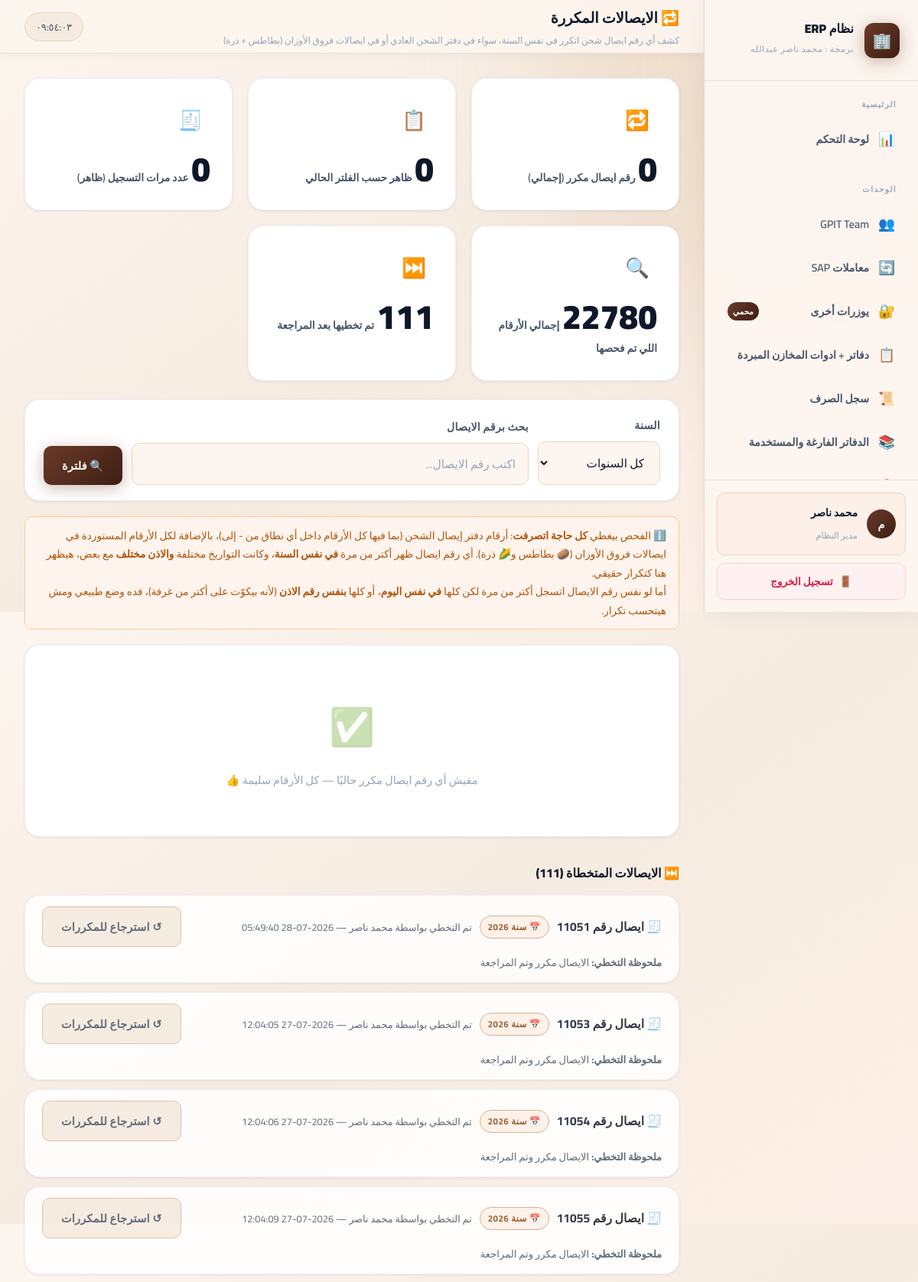
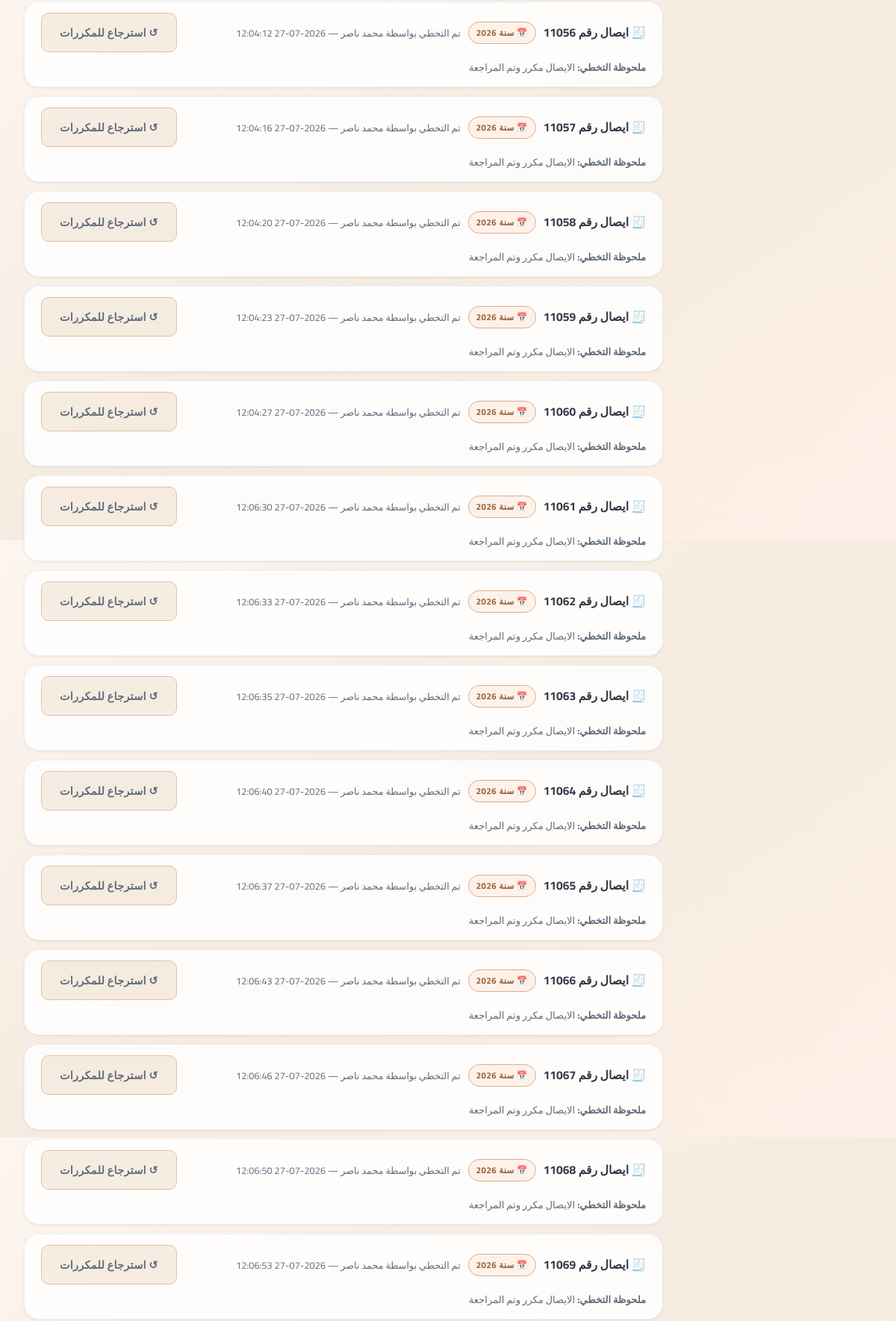
The app's page /duplicate-receipts (signed in, upper part) with its own data (2 pictures, top to bottom).
### tables this page shows
CREATE TABLE weight_diff_receipts (
        id INTEGER PRIMARY KEY AUTOINCREMENT,
        seq_no TEXT,
        receipt_date TEXT,
        car_number TEXT,
        permit_number TEXT,
        category TEXT,
        entity TEXT,
        dispense_room TEXT,
        receipt_number TEXT NOT NULL,
        imported_at TEXT DEFAULT (datetime('now'))
    , source_sheet TEXT, product_type TEXT NOT NULL DEFAULT 'potato');

CREATE TABLE duplicate_receipts_dismissed (
        id INTEGER PRIMARY KEY AUTOINCREMENT,
        year TEXT NOT NULL,
        receipt_number TEXT NOT NULL,
        reason TEXT,
        dismissed_by TEXT,
        dismissed_at TEXT DEFAULT (datetime('now')),
        UNIQUE(year, receipt_number)
    );

### app.py (the view)
@app.route('/duplicate-receipts')
@login_required
def duplicate_receipts():
    conn = get_db()
    events = []  # كل الأحداث اللي هنقارن بينها: دفتر شحن + بطاطس + ذرة
    disp_rows = conn.execute("""
        SELECT d.serial_from, d.serial_to, d.serial_number, d.location,
               d.dispensed_at, b.book_name
        FROM book_dispense d
        LEFT JOIN cold_books b ON b.id = d.book_id
    """).fetchall()
    for r in disp_rows:
        yr = extract_year(r['dispensed_at'])
        room = r['location'] or '—'
        book_label = r['book_name'] or 'دفتر غير معروف'
        disp_date = (r['dispensed_at'] or '')[:10]
        if r['serial_number']:
            events.append({
                'receipt_number': str(r['serial_number']).strip(),
                'year': yr, 'room': room, 'source_label': book_label,
                'source_type': 'book', 'date': disp_date, 'permit_number': '',
            })
        elif r['serial_from'] is not None and r['serial_to'] is not None and r['serial_to'] >= r['serial_from']:
            for n in range(int(r['serial_from']), int(r['serial_to']) + 1):
                events.append({
                    'receipt_number': str(n),
                    'year': yr, 'room': room, 'source_label': book_label,
                    'source_type': 'book', 'date': disp_date, 'permit_number': '',
                })
    wd_rows = conn.execute("""
        SELECT receipt_number, receipt_date, dispense_room, source_sheet, product_type, permit_number
        FROM weight_diff_receipts
    """).fetchall()
    for r in wd_rows:
        rn = str(r['receipt_number'] or '').strip()
        if not rn:
            continue
        events.append({
            'receipt_number': rn,
            'year': extract_year(r['receipt_date']),
            'room': r['dispense_room'] or '—',
            'source_label': r['source_sheet'] or '—',
            'source_type': r['product_type'] or 'potato',
            'date': r['receipt_date'] or '—',
            'permit_number': str(r['permit_number']).strip() if r['permit_number'] is not None else '',
        })
    conn.close()
    groups = {}
    for e in events:
        key = (e['year'] or 'غير معروفة', e['receipt_number'])
        groups.setdefault(key, []).append(e)
    all_duplicate_groups = []
    for (yr, rn), items in groups.items():
        book_items = [it for it in items if it['source_type'] == 'book']
        wd_items = [it for it in items if it['source_type'] != 'book']
        book_dates = {it['date'] for it in book_items}
        book_is_dup = len(book_items) > 1 and len(book_dates) > 1
        wd_dates = {it['date'] for it in wd_items}
        wd_permits = {it.get('permit_number', '') for it in wd_items}
        wd_is_dup = (
            len(wd_items) > 1
            and len(wd_dates) > 1
            and len(wd_permits) > 1
        )
        is_dup = book_is_dup or wd_is_dup
        if is_dup:
            reasons = []
            if book_is_dup:
                reasons.append(f"دفتر إيصال الشحن: اتسجل في {len(book_dates)} تواريخ مختلفة ({', '.join(sorted(book_dates))})")
            if wd_is_dup:
                permits_txt = '، '.join(sorted(p for p in wd_permits if p)) or 'غير مسجل'
                reasons.append(f"فروق الأوزان: اتسجل بتواريخ مختلفة ({', '.join(sorted(wd_dates))}) وأرقام اذن مختلفة ({permits_txt})")
            reason_text = ' | '.join(reasons)
            all_duplicate_groups.append({
                'year': yr, 'receipt_number': rn,
                'entries': items, 'count': len(items),
                'reason': reason_text,
            })
    conn2 = get_db()
    dismissed_rows = conn2.execute("""
        SELECT year, receipt_number, reason, dismissed_by, dismissed_at
        FROM duplicate_receipts_dismissed
    """).fetchall()
    conn2.close()
    dismissed_map = {(d['year'], d['receipt_number']): d for d in dismissed_rows}
    active_all_groups = []
    dismissed_groups = []
    for g in all_duplicate_groups:
        key = (g['year'], g['receipt_number'])
        if key in dismissed_map:
            d = dismissed_map[key]
            g2 = dict(g)
            g2['dismiss_reason'] = d['reason'] or ''
            g2['dismissed_by'] = d['dismissed_by'] or '—'
            g2['dismissed_at'] = d['dismissed_at'] or ''
            dismissed_groups.append(g2)
        else:
            active_all_groups.append(g)
    years_available = sorted({g['year'] for g in active_all_groups}, reverse=True)
    f_year   = request.args.get('year', '').strip()
    f_search = request.args.get('search', '').strip()
    duplicate_groups = active_all_groups
    if f_year:
        duplicate_groups = [g for g in duplicate_groups if g['year'] == f_year]
    if f_search:
        duplicate_groups = [g for g in duplicate_groups if f_search in g['receipt_number']]
    duplicate_groups.sort(key=lambda g: (g['year'], g['receipt_number']))
    dismissed_groups.sort(key=lambda g: (g['year'], g['receipt_number']))
    total_duplicate_events = sum(g['count'] for g in duplicate_groups)
    return render_template('duplicate_receipts.html',
        duplicate_groups=duplicate_groups,
        dismissed_groups=dismissed_groups,
        years_available=years_available,
        f_year=f_year, f_search=f_search,
        total_groups=len(active_all_groups),
        shown_groups=len(duplicate_groups),
        total_duplicate_events=total_duplicate_events,
        total_events_scanned=len(events),
        total_dismissed=len(dismissed_groups))

### app.py (called while the page is built, shortened)
def get_db():
    conn = sqlite3.connect(DATABASE, timeout=30, check_same_thread=False)
    conn.row_factory = sqlite3.Row
    conn.create_function('safe_int', 1, _safe_int)
    conn.execute("PRAGMA journal_mode=WAL")
    conn.execute("PRAGMA synchronous=NORMAL")
    conn.execute("PRAGMA busy_timeout=30000")
    return conn

def login_required(f):
    @wraps(f)
    def decorated(*args, **kwargs):
        if 'admin_id' not in session:
            return redirect(url_for('login'))
        return f(*args, **kwargs)
    return decorated

def extract_year(date_str):
    if not date_str:
        return None
    s = str(date_str).strip()
    if not s:
        return None
    m = re.search(r'(19|20)\d{2}', s)
    if m:
        return m.group(0)
    m = re.search(r'[-/](\d{2})(?:\s|$)', s)
    if m:
        yy = int(m.group(1))
        return str(2000 + yy) if yy < 70 else str(1900 + yy)
    return None

### templates/duplicate_receipts.html (shortened to what this page needs)
{% extends "base.html" %}
{% block page_title %}🔁 الايصالات المكررة{% endblock %}
{% block page_subtitle %}كشف أي رقم ايصال شحن اتكرر في نفس السنة، سواء في دفتر الشحن العادي أو في ايصالات فروق الأوزان (بطاطس + ذرة){% endblock %}
{% block content %}
<div class="stats-grid" style="margin-bottom:24px;">
  <div class="stat-card">
    <div class="stat-icon">🔁</div>
    <div class="stat-info">
      <span class="stat-value">{{ total_groups }}</span>
      <span class="stat-label">رقم ايصال مكرر (إجمالي)</span>
    </div>
  </div>
  <div class="stat-card">
    <div class="stat-icon">📋</div>
    <div class="stat-info">
      <span class="stat-value">{{ shown_groups }}</span>
      <span class="stat-label">ظاهر حسب الفلتر الحالي</span>
    </div>
  </div>
  <div class="stat-card">
    <div class="stat-icon">🧾</div>
    <div class="stat-info">
      <span class="stat-value">{{ total_duplicate_events }}</span>
      <span class="stat-label">عدد مرات التسجيل (ظاهر)</span>
    </div>
  </div>
  <div class="stat-card">
    <div class="stat-icon">🔍</div>
    <div class="stat-info">
      <span class="stat-value">{{ total_events_scanned }}</span>
      <span class="stat-label">إجمالي الأرقام اللي تم فحصها</span>
    </div>
  </div>
  <div class="stat-card">
    <div class="stat-icon">⏭️</div>
    <div class="stat-info">
      <span class="stat-value">{{ total_dismissed }}</span>
      <span class="stat-label">تم تخطيها بعد المراجعة</span>
    </div>
  </div>
</div>
<div class="table-card" style="margin-bottom:20px;padding:20px 24px;">
  <form method="get" action="{{ url_for('duplicate_receipts') }}" style="display:flex;gap:12px;flex-wrap:wrap;align-items:end;">
    <div class="form-group" style="margin:0;min-width:160px;">
      <label class="form-label">السنة</label>
      <select name="year" class="form-select">
        <option value="">كل السنوات</option>
      </select>
    </div>
    <div class="form-group" style="margin:0;flex:1;min-width:220px;">
      <label class="form-label">بحث برقم الايصال</label>
      <input type="text" name="search" class="form-control" placeholder="اكتب رقم الايصال..." value="{{ f_search }}">
    </div>
    <button type="submit" class="btn btn-primary">🔍 فلترة</button>
  </form>
</div>
<div style="background:#fff4ed;border:1.5px solid #fbc99a;border-radius:10px;padding:12px 16px;margin-bottom:20px;">
  <p style="margin:0;color:#b45309;font-size:0.85rem;line-height:1.8;">
    ℹ️ الفحص بيغطي <b>كل حاجة اتصرفت</b>: أرقام دفتر إيصال الشحن (بما فيها كل الأرقام داخل أي نطاق من - إلى)،
    بالإضافة لكل الأرقام المستوردة في ايصالات فروق الأوزان (🥔 بطاطس و🌽 ذرة). أي رقم ايصال ظهر أكتر من مرة
    <b>في نفس السنة</b>، وكانت التواريخ مختلفة <b>والاذن مختلف</b> مع بعض، هيظهر هنا كتكرار حقيقي.
    <br>
    أما لو نفس رقم الايصال اتسجل أكتر من مرة لكن كلها <b>في نفس اليوم</b>، أو كلها <b>بنفس رقم الاذن</b> (لأنه بيكوّت على أكتر من غرفة)، فده وضع طبيعي ومش هيتحسب تكرار.
  </p>
</div>
{% if duplicate_groups %}
  <div style="display:flex;justify-content:flex-end;margin-bottom:14px;">
    <button type="button" class="btn btn-danger" onclick="skipAllDuplicateReceipts()">
      ⏭️ تخطي الكل ({{ duplicate_groups|length }})
    </button>
  </div>
  <div style="display:flex;flex-direction:column;gap:16px;">
    {% for g in duplicate_groups %}
    <div class="table-card" style="padding:18px 22px;" id="dup-card-{{ g.year }}-{{ g.receipt_number }}" data-year="{{ g.year }}" data-receipt="{{ g.receipt_number }}">
      <div style="display:flex;justify-content:space-between;align-items:center;flex-wrap:wrap;gap:10px;margin-bottom:10px;">
        <div style="display:flex;align-items:center;gap:10px;flex-wrap:wrap;">
          <span style="font-size:1.05rem;font-weight:800;color:var(--text-primary);">🧾 ايصال رقم {{ g.receipt_number }}</span>
          <span class="badge badge-purple">📅 سنة {{ g.year }}</span>
          <span class="badge badge-blue">مكرر {{ g.count }} {{ 'مرات' if g.count > 2 else 'مرتين' }}</span>
        </div>
        <button type="button" class="btn btn-secondary" style="white-space:nowrap;"
                onclick="skipDuplicateReceipt('{{ g.year }}', '{{ g.receipt_number }}')">
          ⏭️ تخطي الايصال
        </button>
      </div>
      {% if g.reason %}
      <div style="background:#fef2f2;border:1px solid #fca5a5;border-radius:8px;padding:8px 12px;margin-bottom:14px;">
        <p style="margin:0;color:#b91c1c;font-size:0.82rem;line-height:1.7;"><b>سبب التكرار:</b> {{ g.reason }}</p>
      </div>
      {% endif %}
      <div style="overflow-x:auto;">
        <table style="width:100%;border-collapse:collapse;">
          <thead>
            <tr>
              <th style="text-align:right;padding:8px 10px;border-bottom:2px solid var(--border,#e8ddd0);font-size:0.82rem;">المصدر</th>
              <th style="text-align:right;padding:8px 10px;border-bottom:2px solid var(--border,#e8ddd0);font-size:0.82rem;">رقم غرفة المنصرف</th>
              <th style="text-align:right;padding:8px 10px;border-bottom:2px solid var(--border,#e8ddd0);font-size:0.82rem;">الثلاجة / الدفتر</th>
              <th style="text-align:right;padding:8px 10px;border-bottom:2px solid var(--border,#e8ddd0);font-size:0.82rem;">التاريخ</th>
              <th style="text-align:right;padding:8px 10px;border-bottom:2px solid var(--border,#e8ddd0);font-size:0.82rem;">الاذن</th>
            </tr>
          </thead>
          <tbody>
            {% for it in g.entries %}
            <tr style="border-bottom:1px solid var(--border,#f0e8dc);">
              <td style="padding:8px 10px;">
                {% if it.source_type == 'book' %}
                  <span style="background:rgba(37,99,235,0.12);color:#1d4ed8;border-radius:20px;padding:3px 12px;font-size:0.82rem;font-weight:600;white-space:nowrap;">📦 دفتر إيصال شحن</span>
                {% elif it.source_type == 'corn' %}
                  <span style="background:rgba(217,119,6,0.15);color:#b45309;border-radius:20px;padding:3px 12px;font-size:0.82rem;font-weight:600;white-space:nowrap;">🌽 ذرة</span>
                {% elif it.source_type == 'qanater' %}
                  <span style="background:rgba(139,92,246,0.15);color:#7c3aed;border-radius:20px;padding:3px 12px;font-size:0.82rem;font-weight:600;white-space:nowrap;">↩️ استرداد القناطر</span>
                {% else %}
                  <span style="background:rgba(180,120,60,0.15);color:#8a5a2b;border-radius:20px;padding:3px 12px;font-size:0.82rem;font-weight:600;white-space:nowrap;">🥔 بطاطس</span>
                {% endif %}
              </td>
              <td style="padding:8px 10px;">📍 {{ it.room }}</td>
              <td style="padding:8px 10px;">🧊 {{ it.source_label }}</td>
              <td style="padding:8px 10px;color:var(--text-secondary,#8a7460);font-size:0.85rem;">{{ it.date }}</td>
              <td style="padding:8px 10px;color:var(--text-secondary,#8a7460);font-size:0.85rem;">{{ it.permit_number or '—' }}</td>
            </tr>
            {% endfor %}
          </tbody>
        </table>
      </div>
    </div>
    {% endfor %}
  </div>
{% else %}
  <div class="table-card">
    <div class="empty-state">
      <div class="empty-icon">✅</div>
      <p>
        {% if f_year or f_search %}
          لا يوجد أي أرقام مكررة تطابق الفلتر الحالي
        {% else %}
          مفيش أي رقم ايصال مكرر حاليًا — كل الأرقام سليمة 👍
        {% endif %}
      </p>
    </div>
  </div>
{% endif %}
{% if dismissed_groups %}
  <div style="margin-top:32px;">
    <h3 style="font-size:1rem;font-weight:800;color:var(--text-primary);margin-bottom:14px;">⏭️ الايصالات المتخطاة ({{ dismissed_groups|length }})</h3>
    <div style="display:flex;flex-direction:column;gap:12px;">
      {% for g in dismissed_groups %}
      <div class="table-card" style="padding:14px 22px;opacity:0.85;" id="dismissed-card-{{ g.year }}-{{ g.receipt_number }}">
        <div style="display:flex;justify-content:space-between;align-items:center;flex-wrap:wrap;gap:10px;">
          <div style="display:flex;align-items:center;gap:10px;flex-wrap:wrap;">
            <span style="font-size:0.98rem;font-weight:700;color:var(--text-primary);">🧾 ايصال رقم {{ g.receipt_number }}</span>
            <span class="badge badge-purple">📅 سنة {{ g.year }}</span>
            <span style="color:var(--text-secondary,#8a7460);font-size:0.8rem;">تم التخطي بواسطة {{ g.dismissed_by }} — {{ g.dismissed_at }}</span>
          </div>
          <button type="button" class="btn btn-secondary" style="white-space:nowrap;"
                  onclick="restoreDuplicateReceipt('{{ g.year }}', '{{ g.receipt_number }}')">
            ↺ استرجاع للمكررات
          </button>
        </div>
        {% if g.dismiss_reason %}
        <p style="margin:8px 0 0;color:var(--text-secondary,#8a7460);font-size:0.82rem;"><b>ملحوظة التخطي:</b> {{ g.dismiss_reason }}</p>
        {% endif %}
      </div>
      {% endfor %}
    </div>
  </div>
{% endif %}
{% endblock %}

### records on screen
weight_diff_receipts: receipt_number "11051"
duplicate_receipts_dismissed: dismissed_by "محمد ناصر", dismissed_at "2026-07-28 05:49:40", dismiss_reason "الايصال مكرر وتم المراجعة"
weight_diff_receipts: receipt_number "11053"
duplicate_receipts_dismissed: dismissed_by "محمد ناصر", dismissed_at "2026-07-27 12:04:05", dismiss_reason "الايصال مكرر وتم المراجعة"
weight_diff_receipts: receipt_number "11054"
duplicate_receipts_dismissed: dismissed_by "محمد ناصر", dismissed_at "2026-07-27 12:04:06", dismiss_reason "الايصال مكرر وتم المراجعة"
weight_diff_receipts: receipt_number "11055"
duplicate_receipts_dismissed: dismissed_by "محمد ناصر", dismissed_at "2026-07-27 12:04:09", dismiss_reason "الايصال مكرر وتم المراجعة"
weight_diff_receipts: receipt_number "11056"
duplicate_receipts_dismissed: dismissed_by "محمد ناصر", dismissed_at "2026-07-27 12:04:12", dismiss_reason "الايصال مكرر وتم المراجعة"
weight_diff_receipts: receipt_number "11057"
duplicate_receipts_dismissed: dismissed_by "محمد ناصر", dismissed_at "2026-07-27 12:04:16", dismiss_reason "الايصال مكرر وتم المراجعة"
weight_diff_receipts: receipt_number "11058"
duplicate_receipts_dismissed: dismissed_by "محمد ناصر", dismissed_at "2026-07-27 12:04:20", dismiss_reason "الايصال مكرر وتم المراجعة"
weight_diff_receipts: receipt_number "11059"
duplicate_receipts_dismissed: dismissed_by "محمد ناصر", dismissed_at "2026-07-27 12:04:23", dismiss_reason "الايصال مكرر وتم المراجعة"
weight_diff_receipts: receipt_number "11060"
duplicate_receipts_dismissed: dismissed_by "محمد ناصر", dismissed_at "2026-07-27 12:04:27", dismiss_reason "الايصال مكرر وتم المراجعة"
weight_diff_receipts: receipt_number "11061"
duplicate_receipts_dismissed: dismissed_by "محمد ناصر", dismissed_at "2026-07-27 12:06:30", dismiss_reason "الايصال مكرر وتم المراجعة"
weight_diff_receipts: receipt_number "11062"
duplicate_receipts_dismissed: dismissed_by "محمد ناصر", dismissed_at "2026-07-27 12:06:33", dismiss_reason "الايصال مكرر وتم المراجعة"
weight_diff_receipts: receipt_number "11063"
duplicate_receipts_dismissed: dismissed_by "محمد ناصر", dismissed_at "2026-07-27 12:06:35", dismiss_reason "الايصال مكرر وتم المراجعة"
weight_diff_receipts: receipt_number "11064"
duplicate_receipts_dismissed: dismissed_by "محمد ناصر", dismissed_at "2026-07-27 12:06:40", dismiss_reason "الايصال مكرر وتم المراجعة"
weight_diff_receipts: receipt_number "11065"
duplicate_receipts_dismissed: dismissed_by "محمد ناصر", dismissed_at "2026-07-27 12:06:37", dismiss_reason "الايصال مكرر وتم المراجعة"
weight_diff_receipts: receipt_number "11066"
duplicate_receipts_dismissed: dismissed_by "محمد ناصر", dismissed_at "2026-07-27 12:06:43", dismiss_reason "الايصال مكرر وتم المراجعة"
weight_diff_receipts: receipt_number "11067"
duplicate_receipts_dismissed: dismissed_by "محمد ناصر", dismissed_at "2026-07-27 12:06:46", dismiss_reason "الايصال مكرر وتم المراجعة"
weight_diff_receipts: receipt_number "11068"
duplicate_receipts_dismissed: dismissed_by "محمد ناصر", dismissed_at "2026-07-27 12:06:50", dismiss_reason "الايصال مكرر وتم المراجعة"
weight_diff_receipts: receipt_number "11069"
duplicate_receipts_dismissed: dismissed_by "محمد ناصر", dismissed_at "2026-07-27 12:06:53", dismiss_reason "الايصال مكرر وتم المراجعة"

### other values on screen
{{ session.admin_username[0]|upper if session.admin_username else 'A' }} "م"
{{ session.admin_username or 'مسؤول النظام' }} "محمد ناصر"
{{ total_groups }} "0"
{{ shown_groups }} "0"
{{ total_duplicate_events }} "0"
{{ total_events_scanned }} "22780"
{{ total_dismissed }} "111"
{{ dismissed_groups|length }} "111"
{{ g.year }} "2026" "2026" "2026" "2026" "2026" "2026" "2026" "2026" "2026" "2026" "2026" "2026" "2026" "2026" "2026" "2026" "2026" "2026"
